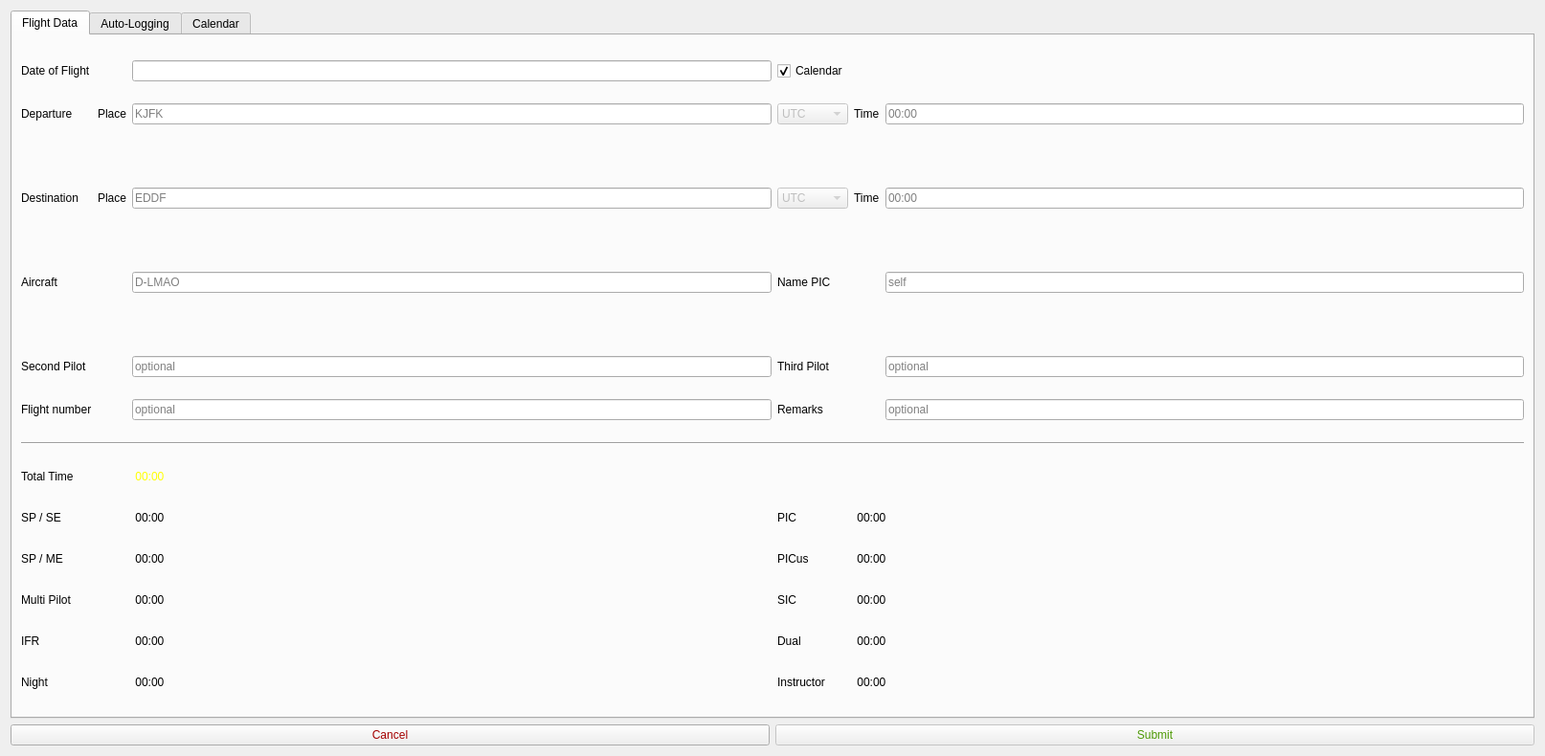
<?xml version="1.0" encoding="UTF-8"?>
<ui version="4.0">
 <class>ExpNewFlightDialog</class>
 <widget class="QDialog" name="ExpNewFlightDialog">
  <property name="geometry">
   <rect>
    <x>0</x>
    <y>0</y>
    <width>1614</width>
    <height>790</height>
   </rect>
  </property>
  <property name="windowTitle">
   <string>Dialog</string>
  </property>
  <layout class="QGridLayout" name="gridLayout_7">
   <item row="0" column="0" colspan="2">
    <widget class="QTabWidget" name="flightDataTabWidget">
     <property name="currentIndex">
      <number>0</number>
     </property>
     <widget class="QWidget" name="flightDataTab_2">
      <attribute name="title">
       <string>Flight Data</string>
      </attribute>
      <layout class="QGridLayout" name="gridLayout_2">
       <item row="9" column="0" colspan="6">
        <widget class="Line" name="line_2">
         <property name="orientation">
          <enum>Qt::Horizontal</enum>
         </property>
        </widget>
       </item>
       <item row="8" column="5">
        <widget class="QLineEdit" name="RemarksLineEdit_2">
         <property name="minimumSize">
          <size>
           <width>200</width>
           <height>20</height>
          </size>
         </property>
         <property name="placeholderText">
          <string>optional</string>
         </property>
        </widget>
       </item>
       <item row="12" column="3">
        <widget class="QLabel" name="autoPicusLabel_2">
         <property name="text">
          <string>PICus</string>
         </property>
        </widget>
       </item>
       <item row="3" column="4">
        <widget class="QLabel" name="tonbLabel_2">
         <property name="text">
          <string>Time</string>
         </property>
        </widget>
       </item>
       <item row="15" column="3">
        <widget class="QLabel" name="autoFILabel_2">
         <property name="text">
          <string>Instructor</string>
         </property>
        </widget>
       </item>
       <item row="12" column="2">
        <widget class="QLabel" name="tSPMELabel_2">
         <property name="minimumSize">
          <size>
           <width>80</width>
           <height>20</height>
          </size>
         </property>
         <property name="maximumSize">
          <size>
           <width>80</width>
           <height>20</height>
          </size>
         </property>
         <property name="toolTip">
          <string>&lt;html&gt;&lt;head/&gt;&lt;body&gt;&lt;p&gt;Once all the required items are filled out, the total time of flight will be displayed here.&lt;/p&gt;&lt;/body&gt;&lt;/html&gt;</string>
         </property>
         <property name="styleSheet">
          <string notr="true"/>
         </property>
         <property name="frameShape">
          <enum>QFrame::NoFrame</enum>
         </property>
         <property name="frameShadow">
          <enum>QFrame::Plain</enum>
         </property>
         <property name="text">
          <string> 00:00</string>
         </property>
        </widget>
       </item>
       <item row="12" column="0">
        <widget class="QLabel" name="autoSPMELabel_2">
         <property name="text">
          <string>SP / ME</string>
         </property>
        </widget>
       </item>
       <item row="10" column="0">
        <widget class="QLabel" name="autoTotalLabel_2">
         <property name="text">
          <string>Total Time</string>
         </property>
        </widget>
       </item>
       <item row="3" column="1">
        <widget class="QLabel" name="placeLabel2_2">
         <property name="text">
          <string>Place</string>
         </property>
        </widget>
       </item>
       <item row="8" column="0">
        <widget class="QLabel" name="FlightNumberLabel_2">
         <property name="text">
          <string>Flight number</string>
         </property>
        </widget>
       </item>
       <item row="15" column="4" colspan="2">
        <widget class="QLabel" name="tFILabel_2">
         <property name="minimumSize">
          <size>
           <width>80</width>
           <height>20</height>
          </size>
         </property>
         <property name="maximumSize">
          <size>
           <width>80</width>
           <height>20</height>
          </size>
         </property>
         <property name="toolTip">
          <string>&lt;html&gt;&lt;head/&gt;&lt;body&gt;&lt;p&gt;Once all the required items are filled out, the total time of flight will be displayed here.&lt;/p&gt;&lt;/body&gt;&lt;/html&gt;</string>
         </property>
         <property name="styleSheet">
          <string notr="true"/>
         </property>
         <property name="frameShape">
          <enum>QFrame::NoFrame</enum>
         </property>
         <property name="frameShadow">
          <enum>QFrame::Plain</enum>
         </property>
         <property name="text">
          <string> 00:00</string>
         </property>
        </widget>
       </item>
       <item row="5" column="3">
        <widget class="QLabel" name="picLabel_2">
         <property name="text">
          <string>Name PIC</string>
         </property>
        </widget>
       </item>
       <item row="5" column="0">
        <widget class="QLabel" name="acftLabel_2">
         <property name="text">
          <string>Aircraft</string>
         </property>
        </widget>
       </item>
       <item row="0" column="0">
        <widget class="QLabel" name="doftLabel_2">
         <property name="text">
          <string>Date of Flight</string>
         </property>
        </widget>
       </item>
       <item row="1" column="3">
        <widget class="QComboBox" name="deptTZ_2">
         <property name="enabled">
          <bool>false</bool>
         </property>
         <property name="focusPolicy">
          <enum>Qt::NoFocus</enum>
         </property>
         <property name="toolTip">
          <string>&lt;html&gt;&lt;head/&gt;&lt;body&gt;&lt;p&gt;UTC - Universal Time Coordinated&lt;/p&gt;&lt;p&gt;LOCAL - Local time at Airfield&lt;/p&gt;&lt;p&gt;BASE - Local time at Home Base&lt;/p&gt;&lt;/body&gt;&lt;/html&gt;</string>
         </property>
         <item>
          <property name="text">
           <string>UTC</string>
          </property>
         </item>
         <item>
          <property name="text">
           <string>Local</string>
          </property>
         </item>
        </widget>
       </item>
       <item row="1" column="5">
        <widget class="QLineEdit" name="tofbTimeLineEdit_2">
         <property name="minimumSize">
          <size>
           <width>200</width>
           <height>20</height>
          </size>
         </property>
         <property name="toolTip">
          <string>&lt;html&gt;&lt;head/&gt;&lt;body&gt;&lt;p&gt;&lt;span style=&quot; color:#a8abb0;&quot;&gt;Enter a valid time.&lt;/span&gt;&lt;/p&gt;&lt;p&gt;&lt;span style=&quot; color:#a8abb0;&quot;&gt;e.g.: 845 0845 8:45 08:45&lt;/span&gt;&lt;/p&gt;&lt;/body&gt;&lt;/html&gt;</string>
         </property>
         <property name="whatsThis">
          <string>&lt;html&gt;&lt;head/&gt;&lt;body&gt;&lt;p&gt;&lt;br/&gt;&lt;/p&gt;&lt;/body&gt;&lt;/html&gt;</string>
         </property>
         <property name="maxLength">
          <number>5</number>
         </property>
         <property name="placeholderText">
          <string>00:00</string>
         </property>
        </widget>
       </item>
       <item row="13" column="0">
        <widget class="QLabel" name="autoMPLabel_2">
         <property name="text">
          <string>Multi Pilot</string>
         </property>
        </widget>
       </item>
       <item row="14" column="2">
        <widget class="QLabel" name="tIFRLabel_2">
         <property name="minimumSize">
          <size>
           <width>80</width>
           <height>20</height>
          </size>
         </property>
         <property name="maximumSize">
          <size>
           <width>80</width>
           <height>20</height>
          </size>
         </property>
         <property name="toolTip">
          <string>&lt;html&gt;&lt;head/&gt;&lt;body&gt;&lt;p&gt;Once all the required items are filled out, the total time of flight will be displayed here.&lt;/p&gt;&lt;/body&gt;&lt;/html&gt;</string>
         </property>
         <property name="styleSheet">
          <string notr="true"/>
         </property>
         <property name="frameShape">
          <enum>QFrame::NoFrame</enum>
         </property>
         <property name="frameShadow">
          <enum>QFrame::Plain</enum>
         </property>
         <property name="text">
          <string> 00:00</string>
         </property>
        </widget>
       </item>
       <item row="5" column="2">
        <widget class="QLineEdit" name="acftLineEdit_2">
         <property name="minimumSize">
          <size>
           <width>200</width>
           <height>20</height>
          </size>
         </property>
         <property name="placeholderText">
          <string>D-LMAO</string>
         </property>
        </widget>
       </item>
       <item row="14" column="4" colspan="2">
        <widget class="QLabel" name="tDUALLabel_2">
         <property name="minimumSize">
          <size>
           <width>80</width>
           <height>20</height>
          </size>
         </property>
         <property name="maximumSize">
          <size>
           <width>80</width>
           <height>20</height>
          </size>
         </property>
         <property name="toolTip">
          <string>&lt;html&gt;&lt;head/&gt;&lt;body&gt;&lt;p&gt;Once all the required items are filled out, the total time of flight will be displayed here.&lt;/p&gt;&lt;/body&gt;&lt;/html&gt;</string>
         </property>
         <property name="styleSheet">
          <string notr="true"/>
         </property>
         <property name="frameShape">
          <enum>QFrame::NoFrame</enum>
         </property>
         <property name="frameShadow">
          <enum>QFrame::Plain</enum>
         </property>
         <property name="text">
          <string> 00:00</string>
         </property>
        </widget>
       </item>
       <item row="1" column="1">
        <widget class="QLabel" name="placeLabel1_2">
         <property name="text">
          <string>Place</string>
         </property>
        </widget>
       </item>
       <item row="3" column="0">
        <widget class="QLabel" name="destLabel_2">
         <property name="text">
          <string>Destination</string>
         </property>
        </widget>
       </item>
       <item row="3" column="2">
        <widget class="QLineEdit" name="destLocLineEdit_2">
         <property name="minimumSize">
          <size>
           <width>200</width>
           <height>20</height>
          </size>
         </property>
         <property name="toolTip">
          <string>Enter the ICAO 4-letter Identifier of the Airport</string>
         </property>
         <property name="inputMethodHints">
          <set>Qt::ImhNone</set>
         </property>
         <property name="inputMask">
          <string/>
         </property>
         <property name="maxLength">
          <number>4</number>
         </property>
         <property name="placeholderText">
          <string>EDDF</string>
         </property>
        </widget>
       </item>
       <item row="1" column="2">
        <widget class="QLineEdit" name="deptLocLineEdit_2">
         <property name="minimumSize">
          <size>
           <width>200</width>
           <height>20</height>
          </size>
         </property>
         <property name="toolTip">
          <string>Enter the ICAO 4-letter Identifier of the Airport</string>
         </property>
         <property name="inputMethodHints">
          <set>Qt::ImhNone</set>
         </property>
         <property name="inputMask">
          <string/>
         </property>
         <property name="maxLength">
          <number>4</number>
         </property>
         <property name="placeholderText">
          <string>KJFK</string>
         </property>
        </widget>
       </item>
       <item row="7" column="0">
        <widget class="QLabel" name="secondPilotLabel_2">
         <property name="text">
          <string>Second Pilot</string>
         </property>
        </widget>
       </item>
       <item row="11" column="0">
        <widget class="QLabel" name="autoSPSELabel_2">
         <property name="text">
          <string>SP / SE</string>
         </property>
        </widget>
       </item>
       <item row="3" column="3">
        <widget class="QComboBox" name="destTZ_2">
         <property name="enabled">
          <bool>false</bool>
         </property>
         <property name="focusPolicy">
          <enum>Qt::NoFocus</enum>
         </property>
         <property name="toolTip">
          <string>&lt;html&gt;&lt;head/&gt;&lt;body&gt;&lt;p&gt;UTC - Universal Time Coordinated&lt;/p&gt;&lt;p&gt;LOCAL - Local time at Airfield&lt;/p&gt;&lt;p&gt;BASE - Local time at Home Base&lt;/p&gt;&lt;/body&gt;&lt;/html&gt;</string>
         </property>
         <item>
          <property name="text">
           <string>UTC</string>
          </property>
         </item>
         <item>
          <property name="text">
           <string>Local</string>
          </property>
         </item>
        </widget>
       </item>
       <item row="6" column="2">
        <widget class="QLabel" name="acftTypeLabel_2">
         <property name="sizePolicy">
          <sizepolicy hsizetype="Fixed" vsizetype="Fixed">
           <horstretch>0</horstretch>
           <verstretch>0</verstretch>
          </sizepolicy>
         </property>
         <property name="minimumSize">
          <size>
           <width>200</width>
           <height>20</height>
          </size>
         </property>
         <property name="text">
          <string/>
         </property>
        </widget>
       </item>
       <item row="11" column="3">
        <widget class="QLabel" name="autoPICLabel_2">
         <property name="text">
          <string>PIC</string>
         </property>
        </widget>
       </item>
       <item row="1" column="0">
        <widget class="QLabel" name="deptLabel_2">
         <property name="text">
          <string>Departure</string>
         </property>
        </widget>
       </item>
       <item row="14" column="3">
        <widget class="QLabel" name="autoDualLabel_2">
         <property name="text">
          <string>Dual</string>
         </property>
        </widget>
       </item>
       <item row="11" column="4" colspan="2">
        <widget class="QLabel" name="tPICLabel_2">
         <property name="minimumSize">
          <size>
           <width>80</width>
           <height>20</height>
          </size>
         </property>
         <property name="maximumSize">
          <size>
           <width>80</width>
           <height>20</height>
          </size>
         </property>
         <property name="toolTip">
          <string>&lt;html&gt;&lt;head/&gt;&lt;body&gt;&lt;p&gt;Once all the required items are filled out, the total time of flight will be displayed here.&lt;/p&gt;&lt;/body&gt;&lt;/html&gt;</string>
         </property>
         <property name="styleSheet">
          <string notr="true"/>
         </property>
         <property name="frameShape">
          <enum>QFrame::NoFrame</enum>
         </property>
         <property name="frameShadow">
          <enum>QFrame::Plain</enum>
         </property>
         <property name="text">
          <string> 00:00</string>
         </property>
        </widget>
       </item>
       <item row="2" column="2">
        <widget class="QLabel" name="deptNameLabel_2">
         <property name="sizePolicy">
          <sizepolicy hsizetype="Fixed" vsizetype="Fixed">
           <horstretch>0</horstretch>
           <verstretch>0</verstretch>
          </sizepolicy>
         </property>
         <property name="minimumSize">
          <size>
           <width>200</width>
           <height>20</height>
          </size>
         </property>
         <property name="text">
          <string/>
         </property>
        </widget>
       </item>
       <item row="13" column="2">
        <widget class="QLabel" name="tMPLabel_2">
         <property name="minimumSize">
          <size>
           <width>80</width>
           <height>20</height>
          </size>
         </property>
         <property name="maximumSize">
          <size>
           <width>80</width>
           <height>20</height>
          </size>
         </property>
         <property name="toolTip">
          <string>&lt;html&gt;&lt;head/&gt;&lt;body&gt;&lt;p&gt;Once all the required items are filled out, the total time of flight will be displayed here.&lt;/p&gt;&lt;/body&gt;&lt;/html&gt;</string>
         </property>
         <property name="styleSheet">
          <string notr="true"/>
         </property>
         <property name="frameShape">
          <enum>QFrame::NoFrame</enum>
         </property>
         <property name="frameShadow">
          <enum>QFrame::Plain</enum>
         </property>
         <property name="text">
          <string> 00:00</string>
         </property>
        </widget>
       </item>
       <item row="15" column="2">
        <widget class="QLabel" name="tNIGHTLabel_2">
         <property name="minimumSize">
          <size>
           <width>80</width>
           <height>20</height>
          </size>
         </property>
         <property name="maximumSize">
          <size>
           <width>80</width>
           <height>20</height>
          </size>
         </property>
         <property name="toolTip">
          <string>&lt;html&gt;&lt;head/&gt;&lt;body&gt;&lt;p&gt;Once all the required items are filled out, the total time of flight will be displayed here.&lt;/p&gt;&lt;/body&gt;&lt;/html&gt;</string>
         </property>
         <property name="styleSheet">
          <string notr="true"/>
         </property>
         <property name="frameShape">
          <enum>QFrame::NoFrame</enum>
         </property>
         <property name="frameShadow">
          <enum>QFrame::Plain</enum>
         </property>
         <property name="text">
          <string> 00:00</string>
         </property>
        </widget>
       </item>
       <item row="7" column="2">
        <widget class="QLineEdit" name="secondPilotNameLineEdit_2">
         <property name="minimumSize">
          <size>
           <width>200</width>
           <height>20</height>
          </size>
         </property>
         <property name="text">
          <string/>
         </property>
         <property name="placeholderText">
          <string>optional</string>
         </property>
        </widget>
       </item>
       <item row="8" column="2">
        <widget class="QLineEdit" name="FlightNumberLineEdit_2">
         <property name="minimumSize">
          <size>
           <width>200</width>
           <height>20</height>
          </size>
         </property>
         <property name="placeholderText">
          <string>optional</string>
         </property>
        </widget>
       </item>
       <item row="13" column="4" colspan="2">
        <widget class="QLabel" name="tSICLabel_2">
         <property name="minimumSize">
          <size>
           <width>80</width>
           <height>20</height>
          </size>
         </property>
         <property name="maximumSize">
          <size>
           <width>80</width>
           <height>20</height>
          </size>
         </property>
         <property name="toolTip">
          <string>&lt;html&gt;&lt;head/&gt;&lt;body&gt;&lt;p&gt;Once all the required items are filled out, the total time of flight will be displayed here.&lt;/p&gt;&lt;/body&gt;&lt;/html&gt;</string>
         </property>
         <property name="styleSheet">
          <string notr="true"/>
         </property>
         <property name="frameShape">
          <enum>QFrame::NoFrame</enum>
         </property>
         <property name="frameShadow">
          <enum>QFrame::Plain</enum>
         </property>
         <property name="text">
          <string> 00:00</string>
         </property>
        </widget>
       </item>
       <item row="7" column="3">
        <widget class="QLabel" name="thirdPilotLabel_2">
         <property name="text">
          <string>Third Pilot</string>
         </property>
        </widget>
       </item>
       <item row="12" column="4" colspan="2">
        <widget class="QLabel" name="tPICUSLabel_2">
         <property name="minimumSize">
          <size>
           <width>80</width>
           <height>20</height>
          </size>
         </property>
         <property name="maximumSize">
          <size>
           <width>80</width>
           <height>20</height>
          </size>
         </property>
         <property name="toolTip">
          <string>&lt;html&gt;&lt;head/&gt;&lt;body&gt;&lt;p&gt;Once all the required items are filled out, the total time of flight will be displayed here.&lt;/p&gt;&lt;/body&gt;&lt;/html&gt;</string>
         </property>
         <property name="styleSheet">
          <string notr="true"/>
         </property>
         <property name="frameShape">
          <enum>QFrame::NoFrame</enum>
         </property>
         <property name="frameShadow">
          <enum>QFrame::Plain</enum>
         </property>
         <property name="text">
          <string> 00:00</string>
         </property>
        </widget>
       </item>
       <item row="3" column="5">
        <widget class="QLineEdit" name="tonbTimeLineEdit_2">
         <property name="minimumSize">
          <size>
           <width>200</width>
           <height>20</height>
          </size>
         </property>
         <property name="toolTip">
          <string>&lt;html&gt;&lt;head/&gt;&lt;body&gt;&lt;p&gt;&lt;span style=&quot; color:#a8abb0;&quot;&gt;Enter a valid time.&lt;/span&gt;&lt;/p&gt;&lt;p&gt;&lt;span style=&quot; color:#a8abb0;&quot;&gt;e.g.: 845 0845 8:45 08:45&lt;/span&gt;&lt;/p&gt;&lt;/body&gt;&lt;/html&gt;</string>
         </property>
         <property name="whatsThis">
          <string>&lt;html&gt;&lt;head/&gt;&lt;body&gt;&lt;p&gt;&lt;br/&gt;&lt;/p&gt;&lt;/body&gt;&lt;/html&gt;</string>
         </property>
         <property name="placeholderText">
          <string>00:00</string>
         </property>
        </widget>
       </item>
       <item row="5" column="5">
        <widget class="QLineEdit" name="picNameLineEdit_2">
         <property name="minimumSize">
          <size>
           <width>200</width>
           <height>20</height>
          </size>
         </property>
         <property name="placeholderText">
          <string>self</string>
         </property>
        </widget>
       </item>
       <item row="1" column="4">
        <widget class="QLabel" name="tofbLabel_2">
         <property name="text">
          <string>Time</string>
         </property>
        </widget>
       </item>
       <item row="7" column="5">
        <widget class="QLineEdit" name="thirdPilotNameLineEdit_2">
         <property name="minimumSize">
          <size>
           <width>200</width>
           <height>20</height>
          </size>
         </property>
         <property name="placeholderText">
          <string>optional</string>
         </property>
        </widget>
       </item>
       <item row="15" column="0">
        <widget class="QLabel" name="autoNightLabel_2">
         <property name="text">
          <string>Night</string>
         </property>
        </widget>
       </item>
       <item row="14" column="0">
        <widget class="QLabel" name="autoIFRLabel_2">
         <property name="text">
          <string>IFR</string>
         </property>
        </widget>
       </item>
       <item row="11" column="2">
        <widget class="QLabel" name="tSPSELabel_2">
         <property name="minimumSize">
          <size>
           <width>80</width>
           <height>20</height>
          </size>
         </property>
         <property name="maximumSize">
          <size>
           <width>80</width>
           <height>20</height>
          </size>
         </property>
         <property name="toolTip">
          <string>&lt;html&gt;&lt;head/&gt;&lt;body&gt;&lt;p&gt;Once all the required items are filled out, the total time of flight will be displayed here.&lt;/p&gt;&lt;/body&gt;&lt;/html&gt;</string>
         </property>
         <property name="styleSheet">
          <string notr="true"/>
         </property>
         <property name="frameShape">
          <enum>QFrame::NoFrame</enum>
         </property>
         <property name="frameShadow">
          <enum>QFrame::Plain</enum>
         </property>
         <property name="text">
          <string> 00:00</string>
         </property>
        </widget>
       </item>
       <item row="0" column="2">
        <widget class="QLineEdit" name="doftLineEdit_2">
         <property name="maxLength">
          <number>10</number>
         </property>
        </widget>
       </item>
       <item row="8" column="3">
        <widget class="QLabel" name="RemarksLabel_2">
         <property name="text">
          <string>Remarks</string>
         </property>
        </widget>
       </item>
       <item row="4" column="2">
        <widget class="QLabel" name="destNameLabel_2">
         <property name="sizePolicy">
          <sizepolicy hsizetype="Fixed" vsizetype="Fixed">
           <horstretch>0</horstretch>
           <verstretch>0</verstretch>
          </sizepolicy>
         </property>
         <property name="minimumSize">
          <size>
           <width>200</width>
           <height>20</height>
          </size>
         </property>
         <property name="text">
          <string/>
         </property>
        </widget>
       </item>
       <item row="10" column="2">
        <widget class="QLabel" name="tblkLabel_3">
         <property name="minimumSize">
          <size>
           <width>80</width>
           <height>20</height>
          </size>
         </property>
         <property name="maximumSize">
          <size>
           <width>80</width>
           <height>20</height>
          </size>
         </property>
         <property name="toolTip">
          <string>&lt;html&gt;&lt;head/&gt;&lt;body&gt;&lt;p&gt;Once all the required items are filled out, the total time of flight will be displayed here.&lt;/p&gt;&lt;/body&gt;&lt;/html&gt;</string>
         </property>
         <property name="styleSheet">
          <string notr="true">color: yellow;</string>
         </property>
         <property name="frameShape">
          <enum>QFrame::NoFrame</enum>
         </property>
         <property name="frameShadow">
          <enum>QFrame::Plain</enum>
         </property>
         <property name="text">
          <string> 00:00</string>
         </property>
        </widget>
       </item>
       <item row="13" column="3">
        <widget class="QLabel" name="autoSICLabel_2">
         <property name="text">
          <string>SIC</string>
         </property>
        </widget>
       </item>
       <item row="0" column="5">
        <widget class="QLabel" name="doftDisplayLabel_2">
         <property name="text">
          <string/>
         </property>
        </widget>
       </item>
       <item row="0" column="3">
        <widget class="QCheckBox" name="calendarCheckBox">
         <property name="whatsThis">
          <string>&lt;html&gt;&lt;head/&gt;&lt;body&gt;&lt;p&gt;Enable or disable the Pop-Up Calendar when editing the date&lt;/p&gt;&lt;/body&gt;&lt;/html&gt;</string>
         </property>
         <property name="text">
          <string>Calendar</string>
         </property>
         <property name="checked">
          <bool>true</bool>
         </property>
        </widget>
       </item>
      </layout>
      <zorder>destNameLabel_2</zorder>
      <zorder>destLocLineEdit_2</zorder>
      <zorder>deptLocLineEdit_2</zorder>
      <zorder>deptNameLabel_2</zorder>
      <zorder>acftLineEdit_2</zorder>
      <zorder>placeLabel2_2</zorder>
      <zorder>line_2</zorder>
      <zorder>RemarksLineEdit_2</zorder>
      <zorder>autoPicusLabel_2</zorder>
      <zorder>tonbLabel_2</zorder>
      <zorder>autoFILabel_2</zorder>
      <zorder>tSPMELabel_2</zorder>
      <zorder>autoSPMELabel_2</zorder>
      <zorder>autoTotalLabel_2</zorder>
      <zorder>FlightNumberLabel_2</zorder>
      <zorder>tFILabel_2</zorder>
      <zorder>picLabel_2</zorder>
      <zorder>acftLabel_2</zorder>
      <zorder>doftLabel_2</zorder>
      <zorder>deptTZ_2</zorder>
      <zorder>tofbTimeLineEdit_2</zorder>
      <zorder>autoMPLabel_2</zorder>
      <zorder>tIFRLabel_2</zorder>
      <zorder>tDUALLabel_2</zorder>
      <zorder>placeLabel1_2</zorder>
      <zorder>destLabel_2</zorder>
      <zorder>secondPilotLabel_2</zorder>
      <zorder>autoSPSELabel_2</zorder>
      <zorder>destTZ_2</zorder>
      <zorder>acftTypeLabel_2</zorder>
      <zorder>autoPICLabel_2</zorder>
      <zorder>deptLabel_2</zorder>
      <zorder>autoDualLabel_2</zorder>
      <zorder>tPICLabel_2</zorder>
      <zorder>tMPLabel_2</zorder>
      <zorder>tNIGHTLabel_2</zorder>
      <zorder>secondPilotNameLineEdit_2</zorder>
      <zorder>FlightNumberLineEdit_2</zorder>
      <zorder>tSICLabel_2</zorder>
      <zorder>thirdPilotLabel_2</zorder>
      <zorder>tPICUSLabel_2</zorder>
      <zorder>tonbTimeLineEdit_2</zorder>
      <zorder>picNameLineEdit_2</zorder>
      <zorder>tofbLabel_2</zorder>
      <zorder>thirdPilotNameLineEdit_2</zorder>
      <zorder>autoNightLabel_2</zorder>
      <zorder>autoIFRLabel_2</zorder>
      <zorder>tSPSELabel_2</zorder>
      <zorder>doftLineEdit_2</zorder>
      <zorder>RemarksLabel_2</zorder>
      <zorder>tblkLabel_3</zorder>
      <zorder>autoSICLabel_2</zorder>
      <zorder>doftDisplayLabel_2</zorder>
      <zorder>calendarCheckBox</zorder>
     </widget>
     <widget class="QWidget" name="autoLoggingTab_2">
      <attribute name="title">
       <string>Auto-Logging</string>
      </attribute>
      <layout class="QGridLayout" name="gridLayout_5">
       <item row="0" column="0">
        <widget class="QLabel" name="FunctionLabel_2">
         <property name="text">
          <string>Function</string>
         </property>
        </widget>
       </item>
       <item row="0" column="1">
        <widget class="QComboBox" name="FunctionComboBox_2">
         <property name="minimumSize">
          <size>
           <width>140</width>
           <height>20</height>
          </size>
         </property>
         <item>
          <property name="text">
           <string>PIC</string>
          </property>
         </item>
         <item>
          <property name="text">
           <string>PICUS</string>
          </property>
         </item>
         <item>
          <property name="text">
           <string>SIC</string>
          </property>
         </item>
         <item>
          <property name="text">
           <string>Dual</string>
          </property>
         </item>
         <item>
          <property name="text">
           <string>Instructor</string>
          </property>
         </item>
        </widget>
       </item>
       <item row="0" column="3">
        <widget class="QLabel" name="TaskLabel_2">
         <property name="text">
          <string>Task</string>
         </property>
        </widget>
       </item>
       <item row="0" column="4">
        <widget class="QCheckBox" name="PilotFlyingCheckBox_2">
         <property name="toolTip">
          <string>Assumes T/O and LDG performed. If not, edit details.</string>
         </property>
         <property name="text">
          <string>PF</string>
         </property>
         <property name="checked">
          <bool>true</bool>
         </property>
         <property name="autoExclusive">
          <bool>false</bool>
         </property>
         <property name="tristate">
          <bool>false</bool>
         </property>
        </widget>
       </item>
       <item row="1" column="0">
        <widget class="QLabel" name="label_2">
         <property name="text">
          <string>Approach </string>
         </property>
        </widget>
       </item>
       <item row="1" column="1">
        <widget class="QComboBox" name="ApproachComboBox_2">
         <property name="minimumSize">
          <size>
           <width>140</width>
           <height>20</height>
          </size>
         </property>
         <property name="currentText">
          <string>ILS CAT I</string>
         </property>
         <item>
          <property name="text">
           <string>ILS CAT I</string>
          </property>
         </item>
         <item>
          <property name="text">
           <string>ILS CAT II</string>
          </property>
         </item>
         <item>
          <property name="text">
           <string>ILS CAT III</string>
          </property>
         </item>
         <item>
          <property name="text">
           <string>Visual</string>
          </property>
         </item>
         <item>
          <property name="text">
           <string>RNAV</string>
          </property>
         </item>
         <item>
          <property name="text">
           <string>RNAV (RNP)</string>
          </property>
         </item>
         <item>
          <property name="text">
           <string>RNAV (RNP AR)</string>
          </property>
         </item>
         <item>
          <property name="text">
           <string>VOR</string>
          </property>
         </item>
         <item>
          <property name="text">
           <string>NDB</string>
          </property>
         </item>
         <item>
          <property name="text">
           <string>LOC</string>
          </property>
         </item>
         <item>
          <property name="text">
           <string>GLS</string>
          </property>
         </item>
         <item>
          <property name="text">
           <string>MLS</string>
          </property>
         </item>
         <item>
          <property name="text">
           <string>SRA</string>
          </property>
         </item>
        </widget>
       </item>
       <item row="1" column="4">
        <widget class="QCheckBox" name="PilotMonitoringCheckBox_2">
         <property name="text">
          <string>PM</string>
         </property>
        </widget>
       </item>
       <item row="2" column="0">
        <widget class="QCheckBox" name="TakeoffCheckBox_2">
         <property name="toolTip">
          <string/>
         </property>
         <property name="text">
          <string>Take Off</string>
         </property>
         <property name="checked">
          <bool>true</bool>
         </property>
        </widget>
       </item>
       <item row="2" column="1">
        <widget class="QSpinBox" name="TakeoffSpinBox_2">
         <property name="minimumSize">
          <size>
           <width>140</width>
           <height>20</height>
          </size>
         </property>
         <property name="value">
          <number>1</number>
         </property>
        </widget>
       </item>
       <item row="2" column="3">
        <widget class="QLabel" name="RulesLabel_2">
         <property name="text">
          <string>Rules</string>
         </property>
        </widget>
       </item>
       <item row="2" column="4">
        <widget class="QCheckBox" name="VfrCheckBox_2">
         <property name="text">
          <string>VFR</string>
         </property>
        </widget>
       </item>
       <item row="3" column="0">
        <widget class="QCheckBox" name="LandingCheckBox_2">
         <property name="text">
          <string>Landing</string>
         </property>
         <property name="checked">
          <bool>true</bool>
         </property>
        </widget>
       </item>
       <item row="3" column="1">
        <widget class="QSpinBox" name="LandingSpinBox_2">
         <property name="minimumSize">
          <size>
           <width>140</width>
           <height>20</height>
          </size>
         </property>
         <property name="value">
          <number>1</number>
         </property>
        </widget>
       </item>
       <item row="3" column="4">
        <widget class="QCheckBox" name="IfrCheckBox_2">
         <property name="toolTip">
          <string/>
         </property>
         <property name="text">
          <string>IFR</string>
         </property>
         <property name="checked">
          <bool>true</bool>
         </property>
        </widget>
       </item>
       <item row="4" column="0">
        <widget class="QCheckBox" name="AutolandCheckBox_2">
         <property name="text">
          <string>Autoland</string>
         </property>
        </widget>
       </item>
       <item row="4" column="1">
        <widget class="QSpinBox" name="AutolandSpinBox_2">
         <property name="minimumSize">
          <size>
           <width>140</width>
           <height>20</height>
          </size>
         </property>
        </widget>
       </item>
       <item row="5" column="0">
        <widget class="QPushButton" name="setAsDefaultButton_2">
         <property name="toolTip">
          <string>Set current selection as default</string>
         </property>
         <property name="text">
          <string>Set As Default</string>
         </property>
        </widget>
       </item>
       <item row="5" column="1">
        <widget class="QPushButton" name="restoreDefaultButton_2">
         <property name="toolTip">
          <string>Restore previously stored default selection</string>
         </property>
         <property name="text">
          <string>Restore Default</string>
         </property>
        </widget>
       </item>
       <item row="6" column="0" colspan="5">
        <widget class="Line" name="line_4">
         <property name="orientation">
          <enum>Qt::Horizontal</enum>
         </property>
        </widget>
       </item>
       <item row="7" column="1">
        <widget class="QCheckBox" name="manualEditingCheckBox_2">
         <property name="minimumSize">
          <size>
           <width>0</width>
           <height>0</height>
          </size>
         </property>
         <property name="text">
          <string>Enable Manual Editing</string>
         </property>
         <property name="checkable">
          <bool>true</bool>
         </property>
         <property name="autoRepeat">
          <bool>false</bool>
         </property>
        </widget>
       </item>
       <item row="8" column="0">
        <widget class="QLabel" name="spse_Label_2">
         <property name="text">
          <string>SP SE</string>
         </property>
        </widget>
       </item>
       <item row="8" column="1">
        <widget class="QLineEdit" name="tSPSETimeLineEdit_2">
         <property name="minimumSize">
          <size>
           <width>0</width>
           <height>20</height>
          </size>
         </property>
         <property name="focusPolicy">
          <enum>Qt::NoFocus</enum>
         </property>
        </widget>
       </item>
       <item row="8" column="2">
        <widget class="QLabel" name="picTimeLabel_3">
         <property name="text">
          <string>PIC</string>
         </property>
        </widget>
       </item>
       <item row="8" column="4">
        <widget class="QLineEdit" name="tPICTimeLineEdit_2">
         <property name="minimumSize">
          <size>
           <width>0</width>
           <height>20</height>
          </size>
         </property>
         <property name="focusPolicy">
          <enum>Qt::NoFocus</enum>
         </property>
        </widget>
       </item>
       <item row="9" column="0">
        <widget class="QLabel" name="spmeLabel_2">
         <property name="text">
          <string>SP ME</string>
         </property>
        </widget>
       </item>
       <item row="9" column="1">
        <widget class="QLineEdit" name="tSPMETimeLineEdit_2">
         <property name="minimumSize">
          <size>
           <width>0</width>
           <height>20</height>
          </size>
         </property>
         <property name="focusPolicy">
          <enum>Qt::NoFocus</enum>
         </property>
        </widget>
       </item>
       <item row="9" column="2">
        <widget class="QLabel" name="picTimeLabel_4">
         <property name="text">
          <string>PICUS</string>
         </property>
        </widget>
       </item>
       <item row="9" column="4">
        <widget class="QLineEdit" name="tPICUSTimeLineEdit_2">
         <property name="minimumSize">
          <size>
           <width>0</width>
           <height>20</height>
          </size>
         </property>
         <property name="focusPolicy">
          <enum>Qt::NoFocus</enum>
         </property>
        </widget>
       </item>
       <item row="10" column="0">
        <widget class="QLabel" name="mpLabel_2">
         <property name="text">
          <string>MP</string>
         </property>
        </widget>
       </item>
       <item row="10" column="1">
        <widget class="QLineEdit" name="tMPTimeLineEdit_2">
         <property name="minimumSize">
          <size>
           <width>0</width>
           <height>20</height>
          </size>
         </property>
         <property name="focusPolicy">
          <enum>Qt::NoFocus</enum>
         </property>
        </widget>
       </item>
       <item row="10" column="2">
        <widget class="QLabel" name="coPilotTimeLabel_2">
         <property name="text">
          <string>Co-Pilot</string>
         </property>
        </widget>
       </item>
       <item row="10" column="4">
        <widget class="QLineEdit" name="tSICTimeLineEdit_2">
         <property name="minimumSize">
          <size>
           <width>0</width>
           <height>20</height>
          </size>
         </property>
         <property name="focusPolicy">
          <enum>Qt::NoFocus</enum>
         </property>
        </widget>
       </item>
       <item row="11" column="0">
        <widget class="QLabel" name="ifrLabel_2">
         <property name="text">
          <string>IFR</string>
         </property>
        </widget>
       </item>
       <item row="11" column="1">
        <widget class="QLineEdit" name="tIFRTimeLineEdit_2">
         <property name="minimumSize">
          <size>
           <width>0</width>
           <height>20</height>
          </size>
         </property>
         <property name="focusPolicy">
          <enum>Qt::NoFocus</enum>
         </property>
        </widget>
       </item>
       <item row="11" column="2">
        <widget class="QLabel" name="dualTimeLabel_2">
         <property name="text">
          <string>Dual</string>
         </property>
        </widget>
       </item>
       <item row="11" column="4">
        <widget class="QLineEdit" name="tDUALTimeLineEdit_2">
         <property name="minimumSize">
          <size>
           <width>0</width>
           <height>20</height>
          </size>
         </property>
         <property name="focusPolicy">
          <enum>Qt::NoFocus</enum>
         </property>
        </widget>
       </item>
       <item row="12" column="0">
        <widget class="QLabel" name="nightLabel_2">
         <property name="text">
          <string>Night</string>
         </property>
        </widget>
       </item>
       <item row="12" column="1">
        <widget class="QLineEdit" name="tNIGHTTimeLineEdit_2">
         <property name="minimumSize">
          <size>
           <width>0</width>
           <height>20</height>
          </size>
         </property>
         <property name="focusPolicy">
          <enum>Qt::NoFocus</enum>
         </property>
        </widget>
       </item>
       <item row="12" column="2">
        <widget class="QLabel" name="fiTimeLabel_2">
         <property name="text">
          <string>FI</string>
         </property>
        </widget>
       </item>
       <item row="12" column="4">
        <widget class="QLineEdit" name="tFITimeLineEdit_2">
         <property name="minimumSize">
          <size>
           <width>0</width>
           <height>20</height>
          </size>
         </property>
         <property name="focusPolicy">
          <enum>Qt::NoFocus</enum>
         </property>
        </widget>
       </item>
       <item row="7" column="2">
        <widget class="QLabel" name="tblkLabel_4">
         <property name="text">
          <string>Total</string>
         </property>
        </widget>
       </item>
       <item row="7" column="4">
        <widget class="QLineEdit" name="tblkTimeLineEdit_2"/>
       </item>
      </layout>
     </widget>
     <widget class="QWidget" name="calendarTab_2">
      <attribute name="title">
       <string>Calendar</string>
      </attribute>
      <layout class="QGridLayout" name="gridLayout_6">
       <item row="0" column="0">
        <widget class="QCalendarWidget" name="calendarWidget_2">
         <property name="gridVisible">
          <bool>false</bool>
         </property>
         <property name="horizontalHeaderFormat">
          <enum>QCalendarWidget::SingleLetterDayNames</enum>
         </property>
         <property name="verticalHeaderFormat">
          <enum>QCalendarWidget::NoVerticalHeader</enum>
         </property>
        </widget>
       </item>
      </layout>
     </widget>
    </widget>
   </item>
   <item row="1" column="0">
    <widget class="QPushButton" name="cancelButton">
     <property name="styleSheet">
      <string notr="true">color: rgb(164, 0, 0);</string>
     </property>
     <property name="text">
      <string>Cancel</string>
     </property>
    </widget>
   </item>
   <item row="1" column="1">
    <widget class="QPushButton" name="submitButton">
     <property name="enabled">
      <bool>false</bool>
     </property>
     <property name="styleSheet">
      <string notr="true">color: rgb(78, 154, 6);</string>
     </property>
     <property name="text">
      <string>Submit</string>
     </property>
    </widget>
   </item>
  </layout>
 </widget>
 <tabstops>
  <tabstop>doftLineEdit_2</tabstop>
  <tabstop>deptLocLineEdit_2</tabstop>
  <tabstop>tofbTimeLineEdit_2</tabstop>
  <tabstop>destLocLineEdit_2</tabstop>
  <tabstop>tonbTimeLineEdit_2</tabstop>
  <tabstop>acftLineEdit_2</tabstop>
  <tabstop>picNameLineEdit_2</tabstop>
  <tabstop>secondPilotNameLineEdit_2</tabstop>
  <tabstop>thirdPilotNameLineEdit_2</tabstop>
  <tabstop>FlightNumberLineEdit_2</tabstop>
  <tabstop>RemarksLineEdit_2</tabstop>
  <tabstop>flightDataTabWidget</tabstop>
  <tabstop>FunctionComboBox_2</tabstop>
  <tabstop>PilotFlyingCheckBox_2</tabstop>
  <tabstop>ApproachComboBox_2</tabstop>
  <tabstop>PilotMonitoringCheckBox_2</tabstop>
  <tabstop>TakeoffCheckBox_2</tabstop>
  <tabstop>TakeoffSpinBox_2</tabstop>
  <tabstop>VfrCheckBox_2</tabstop>
  <tabstop>LandingCheckBox_2</tabstop>
  <tabstop>LandingSpinBox_2</tabstop>
  <tabstop>IfrCheckBox_2</tabstop>
  <tabstop>AutolandCheckBox_2</tabstop>
  <tabstop>AutolandSpinBox_2</tabstop>
  <tabstop>setAsDefaultButton_2</tabstop>
  <tabstop>restoreDefaultButton_2</tabstop>
  <tabstop>manualEditingCheckBox_2</tabstop>
  <tabstop>tblkTimeLineEdit_2</tabstop>
  <tabstop>calendarWidget_2</tabstop>
 </tabstops>
 <resources/>
 <connections/>
</ui>
